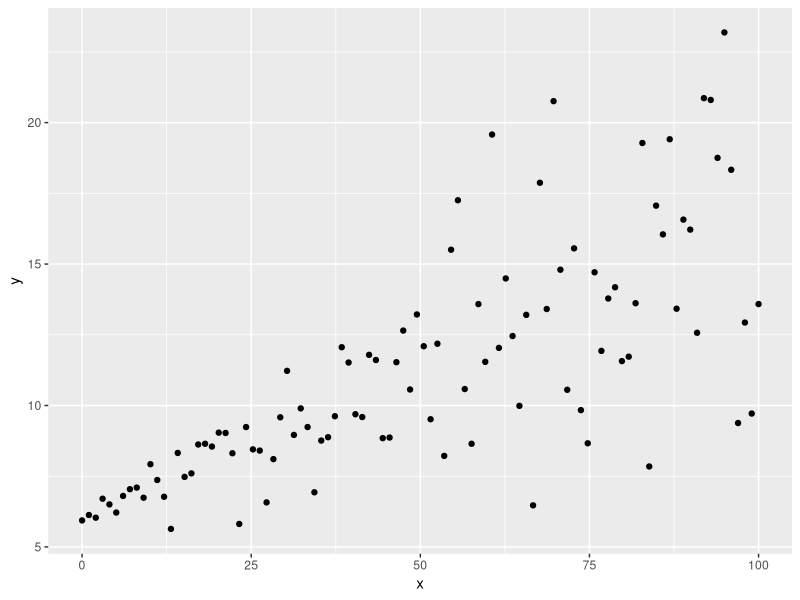
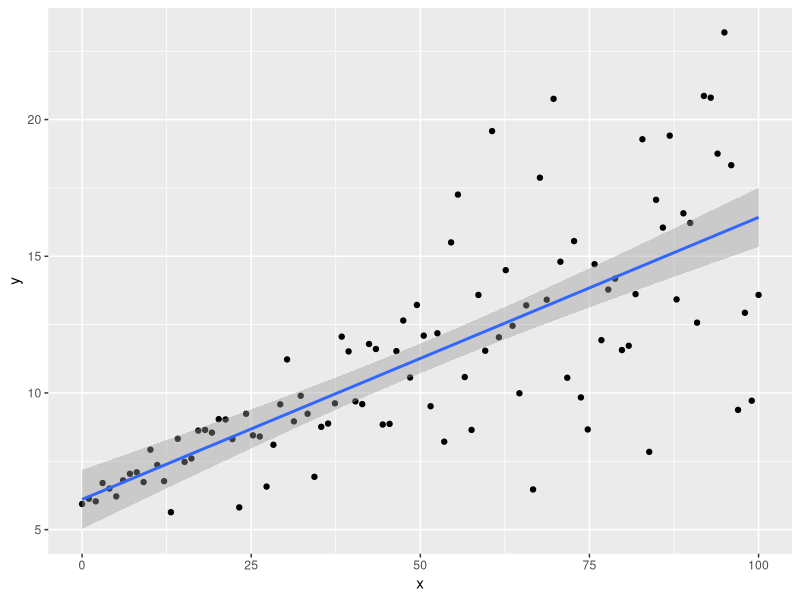
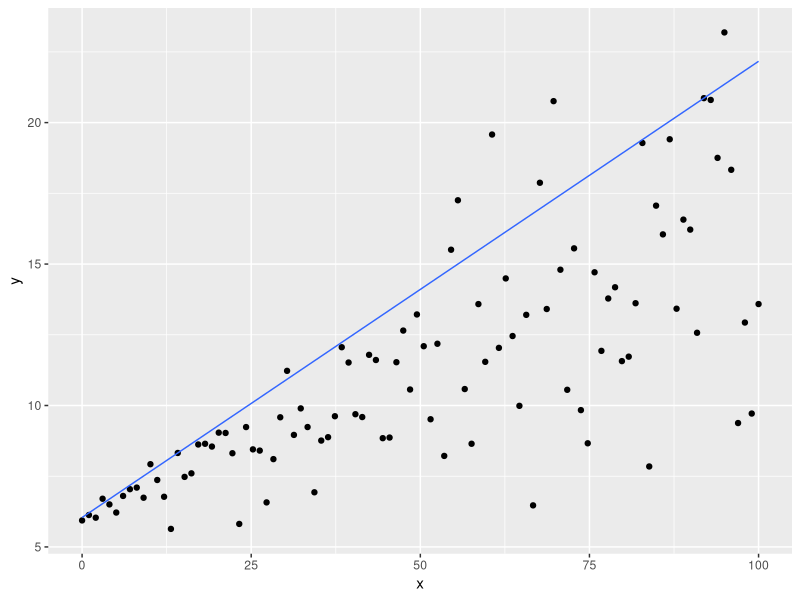
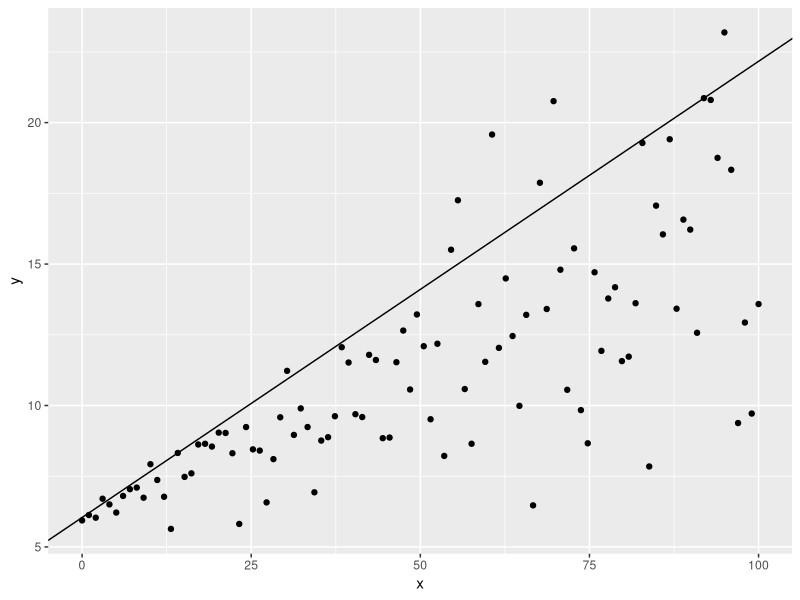
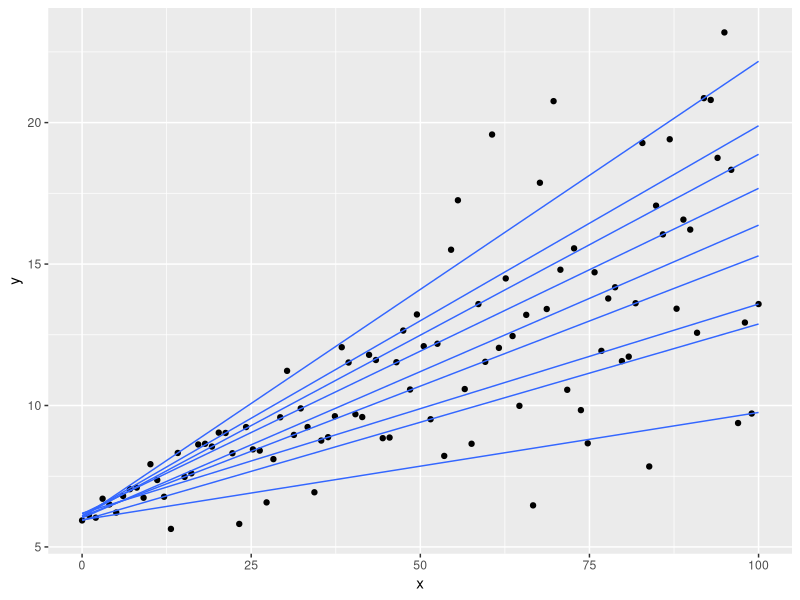
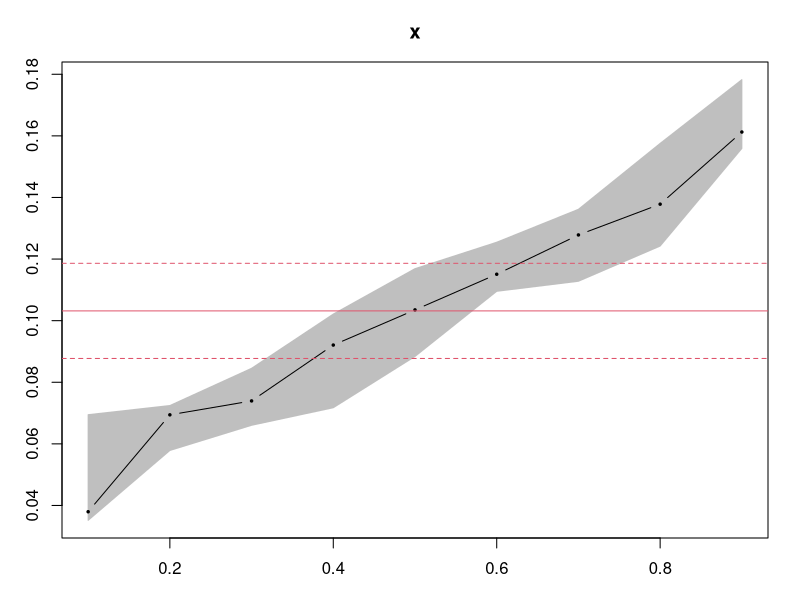
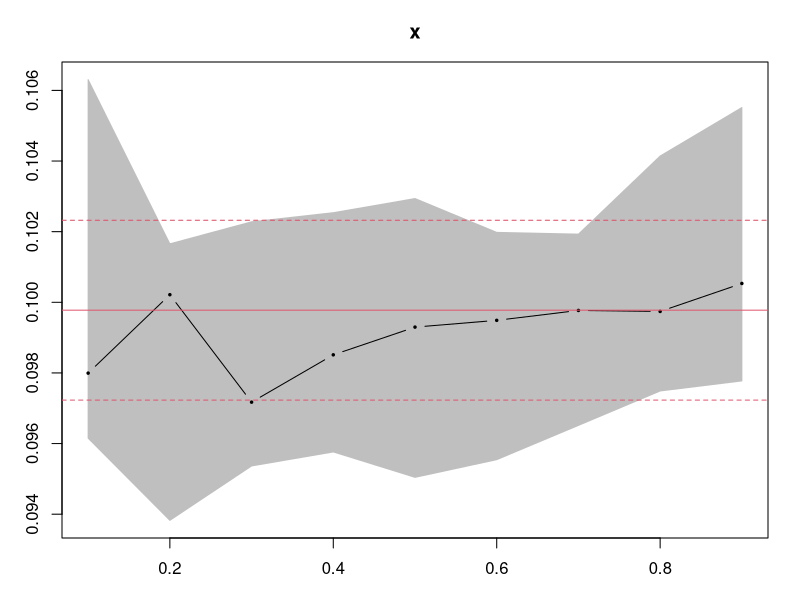

Reproduce these figures in R, in order.
## ---- chunk 1

# generate independent variable
x <- seq(0,100,length.out = 100)

# generate non-constant variance; we'll use below
sig <- 0.1 + 0.05*x      

# true intercept and slope
b_0 <- 6    
b_1 <- 0.1

# make the next line reproducible
set.seed(1)

# normal random error with non-constant variance
e <- rnorm(100,mean = 0, sd = sig)

# generate dependent variable
y <- b_0 + b_1*x + e
dat <- data.frame(x,y)

library(ggplot2)
ggplot(dat, aes(x,y)) + geom_point()

## ---- chunk 2
ggplot(dat, aes(x,y)) + 
  geom_point() + 
  geom_smooth(method="lm")

## ---- chunk 3
ggplot(dat, aes(x,y)) + 
  geom_point() + 
  geom_quantile(quantiles = 0.9)
## ---- chunk 4
library(quantreg)
qr1 <- rq(y ~ x, data=dat, tau = 0.9)

## ---- chunk 5
summary(qr1)
## ---- chunk 6
ggplot(dat, aes(x,y)) + 
  geom_point() + 
  geom_abline(intercept=coef(qr1)[1], 
              slope=coef(qr1)[2])
## ---- chunk 7
qs <- 1:9/10
qr2 <- rq(y ~ x, data=dat, tau = qs)
## ---- chunk 8
coef(qr2)
## ---- chunk 9
ggplot(dat, aes(x,y)) + 
  geom_point() + 
  geom_quantile(quantiles = qs, 
                formula = y ~ x)
## ---- chunk 10
plot(summary(qr2), parm="x")
## ---- chunk 11
x <- seq(0,100,length.out = 100)
b_0 <- 6
b_1 <- 0.1
set.seed(1)
e <- rnorm(100,mean = 0, sd = 0.5)
y <- b_0 + b_1*x + e
dat2 <- data.frame(x,y)
qr3 <- rq(y ~ x, data=dat2, tau = qs)
plot(summary(qr3), parm="x")
## ---- chunk 12
sessionInfo()
